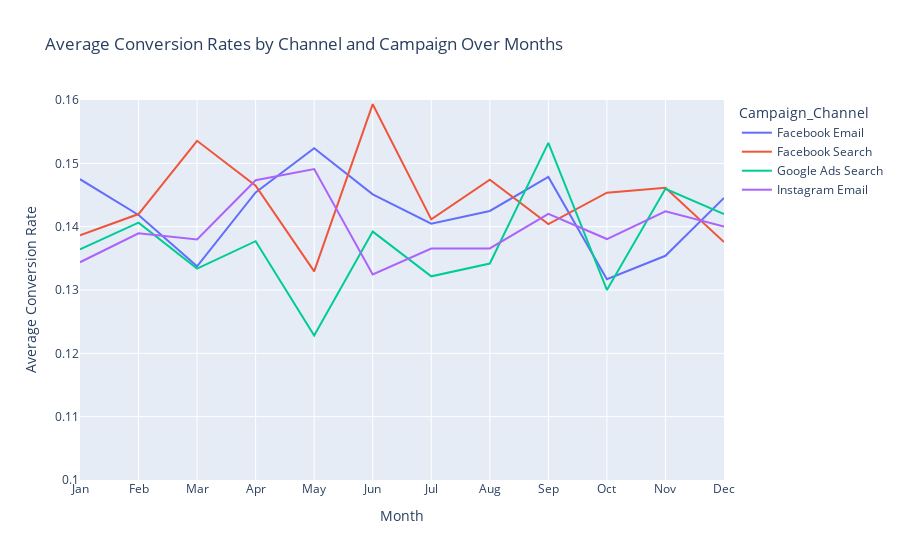

Notebook code for this chart:
### Markdown cell above
### 4. What is the optimal month of the year to run each selected campaign, based on historical conversion rates and considering the ideal campaign duration?

### Code cell
# Combine 'Channel_Used' and 'Campaign_Type' for better grouping
filtered_df['Campaign_Channel'] = filtered_df['Channel_Used'] + ' ' + filtered_df['Campaign_Type']

# Extract month and year from the date
filtered_df['Date'] = pd.to_datetime(filtered_df['Date'])
filtered_df['Month'] = filtered_df['Date'].dt.month
filtered_df['Year'] = filtered_df['Date'].dt.year

# Group by Month and Campaign_Channel to calculate the average Conversion Rate
monthly_conversion_channel_summary = (
    filtered_df.groupby(['Year', 'Month', 'Campaign_Channel'])
    .agg({'Conversion_Rate': 'mean'})  # Calculate the average Conversion Rate
    .reset_index()
)

# Create the line chart
fig = px.line(
    monthly_conversion_channel_summary,
    x='Month',
    y='Conversion_Rate',
    color='Campaign_Channel',
    title='Average Conversion Rates by Channel and Campaign Over Months',
    labels={'Month': 'Month', 'Conversion_Rate': 'Average Conversion Rate'},
)

# Update layout for better visibility
fig.update_layout(
    xaxis_title='Month',
    yaxis_title='Average Conversion Rate',
    yaxis=dict(range=[0.1, 0.16]),  # Set the y-axis range if needed
    xaxis_tickmode='array',  # This allows for better control of x-axis ticks
    xaxis_tickvals=list(range(1, 13)),  # Set tick values for each month
    xaxis_ticktext=[
        'Jan', 'Feb', 'Mar', 'Apr', 'May', 'Jun', 
        'Jul', 'Aug', 'Sep', 'Oct', 'Nov', 'Dec'
    ]  # Set month names
)

# Show the plot
fig.show()

### Figure 1 — Plotly figure (JSON) as saved in the notebook; plotly's stock layout.template omitted (floating-point values rounded to 4 significant figures)
{"data": [{"hovertemplate": "Campaign_Channel=Facebook Email<br>Month=%{x}<br>Average Conversion Rate=%{y}<extra></extra>", "legendgroup": "Facebook Email", "line": {"color": "#636efa", "dash": "solid"}, "marker": {"symbol": "circle"}, "mode": "lines", "name": "Facebook Email", "orientation": "v", "showlegend": true, "type": "scatter", "x": [1, 2, 3, 4, 5, 6, 7, 8, 9, 10, 11, 12], "xaxis": "x", "y": [0.1475, 0.1418, 0.1337, 0.1454, 0.1524, 0.1451, 0.1405, 0.1425, 0.1478, 0.1317, 0.1354, 0.1445], "yaxis": "y"}, {"hovertemplate": "Campaign_Channel=Facebook Search<br>Month=%{x}<br>Average Conversion Rate=%{y}<extra></extra>", "legendgroup": "Facebook Search", "line": {"color": "#EF553B", "dash": "solid"}, "marker": {"symbol": "circle"}, "mode": "lines", "name": "Facebook Search", "orientation": "v", "showlegend": true, "type": "scatter", "x": [1, 2, 3, 4, 5, 6, 7, 8, 9, 10, 11, 12], "xaxis": "x", "y": [0.1386, 0.142, 0.1536, 0.1465, 0.1329, 0.1593, 0.1412, 0.1474, 0.1404, 0.1454, 0.1461, 0.1376], "yaxis": "y"}, {"hovertemplate": "Campaign_Channel=Google Ads Search<br>Month=%{x}<br>Average Conversion Rate=%{y}<extra></extra>", "legendgroup": "Google Ads Search", "line": {"color": "#00cc96", "dash": "solid"}, "marker": {"symbol": "circle"}, "mode": "lines", "name": "Google Ads Search", "orientation": "v", "showlegend": true, "type": "scatter", "x": [1, 2, 3, 4, 5, 6, 7, 8, 9, 10, 11, 12], "xaxis": "x", "y": [0.1364, 0.1406, 0.1334, 0.1377, 0.1228, 0.1392, 0.1322, 0.1342, 0.1532, 0.13, 0.146, 0.142], "yaxis": "y"}, {"hovertemplate": "Campaign_Channel=Instagram Email<br>Month=%{x}<br>Average Conversion Rate=%{y}<extra></extra>", "legendgroup": "Instagram Email", "line": {"color": "#ab63fa", "dash": "solid"}, "marker": {"symbol": "circle"}, "mode": "lines", "name": "Instagram Email", "orientation": "v", "showlegend": true, "type": "scatter", "x": [1, 2, 3, 4, 5, 6, 7, 8, 9, 10, 11, 12], "xaxis": "x", "y": [0.1344, 0.1389, 0.138, 0.1473, 0.1491, 0.1325, 0.1365, 0.1366, 0.142, 0.138, 0.1424, 0.14], "yaxis": "y"}], "layout": {"legend": {"title": {"text": "Campaign_Channel"}, "tracegroupgap": 0}, "title": {"text": "Average Conversion Rates by Channel and Campaign Over Months"}, "xaxis": {"anchor": "y", "domain": [0, 1], "tickmode": "array", "ticktext": ["Jan", "Feb", "Mar", "Apr", "May", "Jun", "Jul", "Aug", "Sep", "Oct", "Nov", "Dec"], "tickvals": [1, 2, 3, 4, 5, 6, 7, 8, 9, 10, 11, 12], "title": {"text": "Month"}}, "yaxis": {"anchor": "x", "domain": [0, 1], "range": [0.1, 0.16], "title": {"text": "Average Conversion Rate"}}}}
